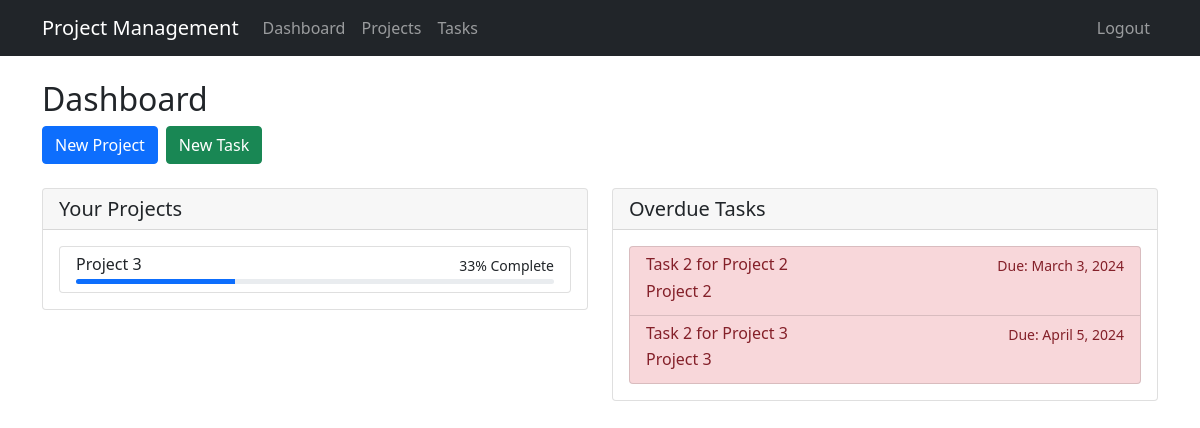
Screenshot of / (signed in) with the database file from the repository.
### task_app/models.py (models this page shows, shortened)
class Project(models.Model):
    name = models.CharField(max_length=100)
    description = models.TextField()
    start_date = models.DateField()
    end_date = models.DateField()
    created_by = models.ForeignKey(User, on_delete=models.CASCADE)
    created_at = models.DateTimeField(auto_now_add=True)
    updated_at = models.DateTimeField(auto_now=True)
    def get_completion_rate(self):
        total_tasks = self.task_set.count()
        if total_tasks == 0:
            return 0
        completed_tasks = self.task_set.filter(status='completed').count()
        return (completed_tasks / total_tasks) * 100

class Task(models.Model):
    STATUS_CHOICES = [
        ('pending', 'Pending'),
        ('in_progress', 'In Progress'),
        ('completed', 'Completed'),
    ]
    PRIORITY_CHOICES = [
        ('low', 'Low'),
        ('medium', 'Medium'),
        ('high', 'High'),
    ]
    title = models.CharField(max_length=150)
    description = models.TextField()
    assigned_to = models.ForeignKey(User, on_delete=models.CASCADE)
    status = models.CharField(max_length=20, choices=STATUS_CHOICES, default='pending')
    priority = models.CharField(max_length=20, choices=PRIORITY_CHOICES, default='medium')
    start_date = models.DateField()
    due_date = models.DateField()
    project = models.ForeignKey(Project, on_delete=models.CASCADE)
    created_at = models.DateTimeField(auto_now_add=True)
    updated_at = models.DateTimeField(auto_now=True)

### task_app/views.py (the view)
# urls.py: path('', views.dashboard, name='dashboard'),
def dashboard(request):
    if not request.user.is_authenticated:  # Check if the user is logged in
        return redirect('login')  # Redirect to the login page if not authenticated
    context = {
        'projects': Project.objects.filter(created_by=request.user),  # Projects created by the logged-in user
        'overdue_tasks': Task.objects.filter(
            assigned_to=request.user,
            status__in=['pending', 'in_progress'],  # Filter tasks that are still pending or in progress
            due_date__lt=timezone.now().date()  # Filter overdue tasks
        ),
    }
    return render(request, 'tasks/dashboard.html', context)  # Render the dashboard template with the context data

### templates/tasks/dashboard.html (shortened to what this page needs)
{% extends 'tasks/base.html' %}
{% block content %}
<div class="row">
    <div class="col-md-12 mb-4">
        <h2>Dashboard</h2>
        <div class="d-flex gap-2">
            <a href="{% url 'project-create' %}" class="btn btn-primary">New Project</a>
            <a href="{% url 'task-create' %}" class="btn btn-success">New Task</a>
        </div>
    </div>
</div>
<div class="row">
    <div class="col-md-6">
        <div class="card">
            <div class="card-header">
                <h5 class="card-title mb-0">Your Projects</h5>
            </div>
            <div class="card-body">
                <div class="list-group">
                    {% for project in projects %}
                    <a href="{% url 'project-detail' project.pk %}" class="list-group-item list-group-item-action">
                        <div class="d-flex w-100 justify-content-between">
                            <h6 class="mb-1">{{ project.name }}</h6>
                            <small>{{ project.get_completion_rate|floatformat:0 }}% Complete</small>
                        </div>
                        <div class="progress" style="height: 5px;">
                            <div class="progress-bar" role="progressbar" style="width: {{ project.get_completion_rate }}%"></div>
                        </div>
                    </a>
                    {% empty %}
                    <p class="text-muted">No projects found.</p>
                    {% endfor %}
                </div>
            </div>
        </div>
    </div>
    <div class="col-md-6">
        <div class="card">
            <div class="card-header">
                <h5 class="card-title mb-0">Overdue Tasks</h5>
            </div>
            <div class="card-body">
                <div class="list-group">
                    {% for task in overdue_tasks %}
                    <div class="list-group-item list-group-item-danger">
                        <div class="d-flex w-100 justify-content-between">
                            <h6 class="mb-1">{{ task.title }}</h6>
                            <small>Due: {{ task.due_date }}</small>
                        </div>
                        <p class="mb-1">{{ task.project.name }}</p>
                    </div>
                    {% empty %}
                    <p class="text-muted">No overdue tasks.</p>
                    {% endfor %}
                </div>
            </div>
        </div>
    </div>
</div>
{% endblock %}

### rows the page displays
Project: name "Project 3", get_completion_rate "33"
Task: title "Task 2 for Project 2", due_date "March 3, 2024", project.name "Project 2"
Task: title "Task 2 for Project 3", due_date "April 5, 2024", project.name "Project 3"
